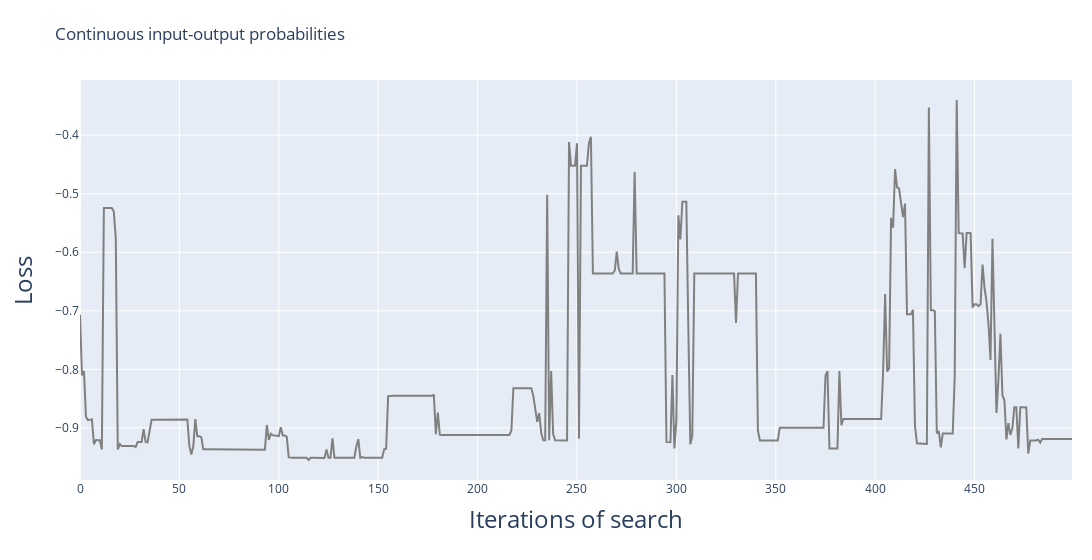
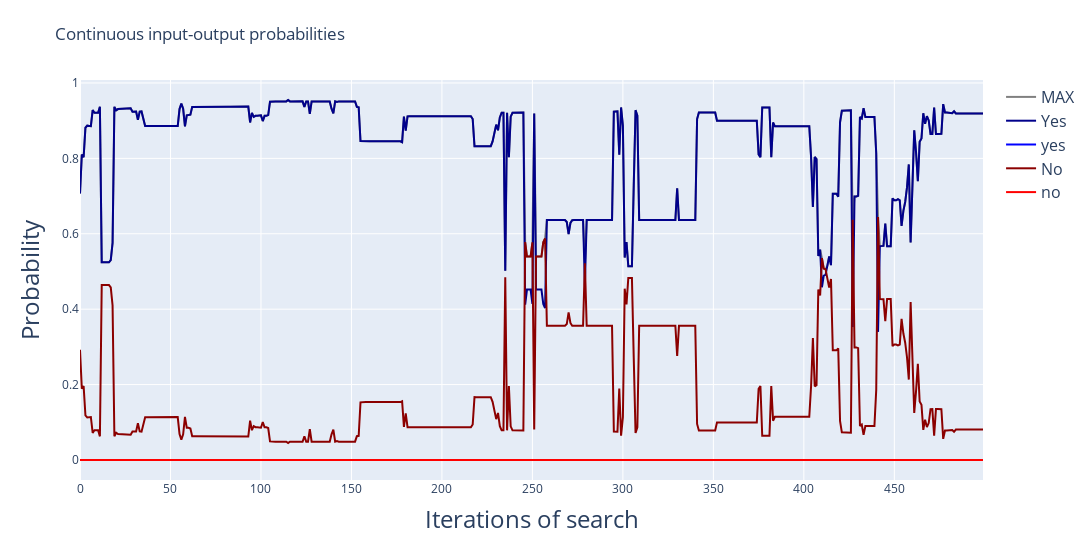
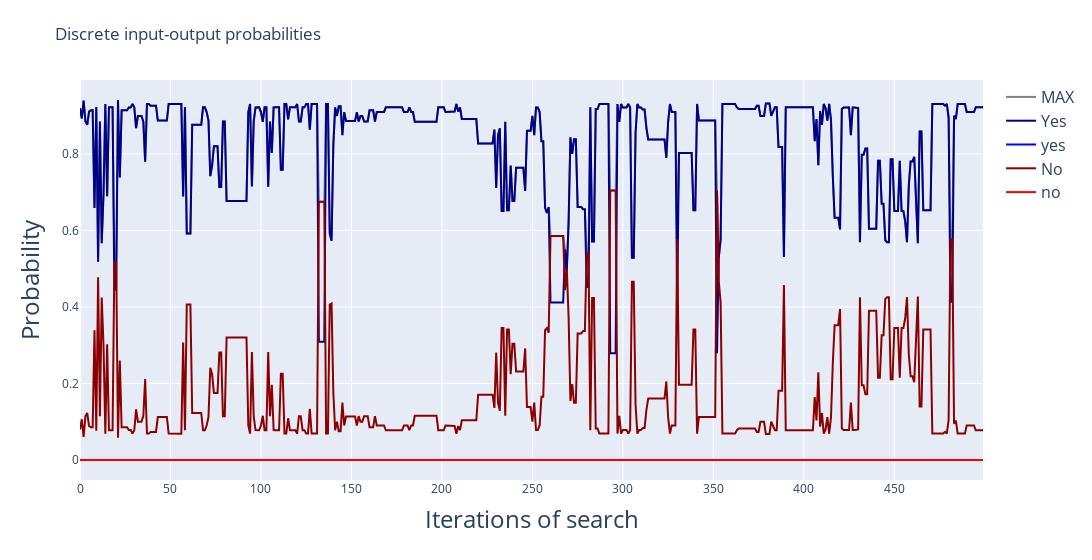

Notebook code for these charts, in order:
### Code cell
import plotly.graph_objects as go

# Extract the data
data = results[0]["analysis_stats"]
pred_tokens = results[0]["pred_tokens_history"]
output_tokens = results[0]["output_tokens_hard_history"]

# Create the figure
fig = go.Figure()

# Different shades of blue and red
blue_shades = ['darkblue', 'blue', 'dodgerblue', 'lightblue', 'skyblue']
red_shades = ['darkred', 'red', 'crimson', 'lightcoral', 'salmon']

# Counters for shades
blue_idx = 0
red_idx = 0

# Add a line for each key with color based on pos/neg strings
for idx, key in enumerate(data.keys()):
    if key != "LOSS":
        continue
    if key in cfg.judge_pos_strings:
        color = blue_shades[blue_idx % len(blue_shades)]
        blue_idx += 1
    elif key in cfg.judge_neg_strings:
        color = red_shades[red_idx % len(red_shades)]
        red_idx += 1
    else:
        color = 'gray'  # fallback for keys not in either list
    
    # Only add custom hover text to the first line
    if idx == 0:
        hover_text = [
            f"{key}: {data[key][i]:.4f}<br>pred_tokens: {pred_tokens[i]}<br>output_tokens_hard: {output_tokens[i]}"
            for i in range(len(data[key]))
        ]
        fig.add_trace(go.Scatter(
            y=data[key],
            mode='lines',
            name=key,
            line=dict(color=color),
            hovertemplate='%{text}<extra></extra>',
            text=hover_text
        ))
    else:
        fig.add_trace(go.Scatter(
            y=data[key],
            mode='lines',
            name=key,
            line=dict(color=color)
        ))

# Update layout
fig.update_layout(
    xaxis_title="Iterations of search",
    yaxis_title="Loss",
    title="Continuous input-output probabilities",
    hovermode='x unified',
    width=1200,
    margin=dict(l=80, r=20, t=80, b=80),
    xaxis=dict(title_font=dict(size=24)),
    yaxis=dict(title_font=dict(size=24)),
    legend=dict(font=dict(size=16))
)

fig.show()

# Extract the data
data = results[0]["analysis_stats"]
pred_tokens = results[0]["pred_tokens_history"]
output_tokens = results[0]["output_tokens_hard_history"]

# Create the figure
fig = go.Figure()

# Different shades of blue and red
blue_shades = ['darkblue', 'blue', 'dodgerblue', 'lightblue', 'skyblue']
red_shades = ['darkred', 'red', 'crimson', 'lightcoral', 'salmon']

# Counters for shades
blue_idx = 0
red_idx = 0

# Add a line for each key with color based on pos/neg strings
for idx, key in enumerate(data.keys()):
    if key in cfg.judge_pos_strings:
        color = blue_shades[blue_idx % len(blue_shades)]
        blue_idx += 1
    elif key in cfg.judge_neg_strings:
        color = red_shades[red_idx % len(red_shades)]
        red_idx += 1
    else:
        if key == "LOSS":
            continue
        color = 'gray'  # fallback for keys not in either list
    
    # Only add custom hover text to the first line
    if idx == 0:
        hover_text = [
            f"{key}: {data[key][i]:.4f}<br>pred_tokens: {pred_tokens[i]}<br>output_tokens_hard: {output_tokens[i]}"
            for i in range(len(data[key]))
        ]
        fig.add_trace(go.Scatter(
            y=data[key],
            mode='lines',
            name=key,
            line=dict(color=color),
            hovertemplate='%{text}<extra></extra>',
            text=hover_text
        ))
    else:
        fig.add_trace(go.Scatter(
            y=data[key],
            mode='lines',
            name=key,
            line=dict(color=color)
        ))

# Update layout
fig.update_layout(
    xaxis_title="Iterations of search",
    yaxis_title="Probability",
    title="Continuous input-output probabilities",
    hovermode='x unified',
    width=1200,
    margin=dict(l=80, r=20, t=80, b=80),
    xaxis=dict(title_font=dict(size=24)),
    yaxis=dict(title_font=dict(size=24)),
    legend=dict(font=dict(size=16))
)

fig.show()

# Extract the data
data = results[0]["analysis_stats_hard"]
pred_tokens = results[0]["pred_tokens_history"]
output_tokens = results[0]["output_tokens_hard_history"]

# Create the figure
fig = go.Figure()

# Different shades of blue and red
blue_shades = ['darkblue', 'blue', 'dodgerblue', 'lightblue', 'skyblue']
red_shades = ['darkred', 'red', 'crimson', 'lightcoral', 'salmon']

# Counters for shades
blue_idx = 0
red_idx = 0

# Add a line for each key with color based on pos/neg strings
for idx, key in enumerate(data.keys()):
    if key in cfg.judge_pos_strings:
        color = blue_shades[blue_idx % len(blue_shades)]
        blue_idx += 1
    elif key in cfg.judge_neg_strings:
        color = red_shades[red_idx % len(red_shades)]
        red_idx += 1
    else:
        color = 'gray'  # fallback for keys not in either list
    
    # Only add custom hover text to the first line
    if idx == 0:
        hover_text = [
            f"{key}: {data[key][i]:.4f}<br>pred_tokens: {pred_tokens[i]}<br>output_tokens_hard: {output_tokens[i]}"
            for i in range(len(data[key]))
        ]
        fig.add_trace(go.Scatter(
            y=data[key],
            mode='lines',
            name=key,
            line=dict(color=color),
            hovertemplate='%{text}<extra></extra>',
            text=hover_text
        ))
    else:
        fig.add_trace(go.Scatter(
            y=data[key],
            mode='lines',
            name=key,
            line=dict(color=color)
        ))

# Update layout
fig.update_layout(
    xaxis_title="Iterations of search",
    yaxis_title="Probability",
    title="Discrete input-output probabilities",
    hovermode='x unified',
    width=1200,
    margin=dict(l=80, r=20, t=80, b=80),
    xaxis=dict(title_font=dict(size=24)),
    yaxis=dict(title_font=dict(size=24)),
    legend=dict(font=dict(size=16))
)

fig.show()

### Figure 1 — Plotly figure (JSON) as saved in the notebook; plotly's stock layout.template omitted (floating-point values rounded to 4 significant figures; data arrays with more than 128 entries replaced by an {"elided": "..."} marker saying what was removed)
{"data": [{"line": {"color": "gray"}, "mode": "lines", "name": "LOSS", "type": "scatter", "y": {"elided": "500 float values"}}], "layout": {"hovermode": "x unified", "legend": {"font": {"size": 16}}, "margin": {"b": 80, "l": 80, "r": 20, "t": 80}, "title": {"text": "Continuous input-output probabilities"}, "width": 1200, "xaxis": {"title": {"font": {"size": 24}, "text": "Iterations of search"}}, "yaxis": {"title": {"font": {"size": 24}, "text": "Loss"}}}}

### Figure 2 — Plotly figure (JSON) as saved in the notebook; plotly's stock layout.template omitted (floating-point values rounded to 4 significant figures; data arrays with more than 128 entries replaced by an {"elided": "..."} marker saying what was removed)
{"data": [{"hovertemplate": "%{text}<extra></extra>", "line": {"color": "gray"}, "mode": "lines", "name": "MAX", "text": {"elided": "500 str values"}, "type": "scatter", "y": {"elided": "500 float values"}}, {"line": {"color": "darkblue"}, "mode": "lines", "name": "Yes", "type": "scatter", "y": {"elided": "500 float values"}}, {"line": {"color": "blue"}, "mode": "lines", "name": "yes", "type": "scatter", "y": {"elided": "500 float values"}}, {"line": {"color": "darkred"}, "mode": "lines", "name": "No", "type": "scatter", "y": {"elided": "500 float values"}}, {"line": {"color": "red"}, "mode": "lines", "name": "no", "type": "scatter", "y": {"elided": "500 float values"}}], "layout": {"hovermode": "x unified", "legend": {"font": {"size": 16}}, "margin": {"b": 80, "l": 80, "r": 20, "t": 80}, "title": {"text": "Continuous input-output probabilities"}, "width": 1200, "xaxis": {"title": {"font": {"size": 24}, "text": "Iterations of search"}}, "yaxis": {"title": {"font": {"size": 24}, "text": "Probability"}}}}

### Figure 3 — Plotly figure (JSON) as saved in the notebook; plotly's stock layout.template omitted (floating-point values rounded to 4 significant figures; data arrays with more than 128 entries replaced by an {"elided": "..."} marker saying what was removed)
{"data": [{"hovertemplate": "%{text}<extra></extra>", "line": {"color": "gray"}, "mode": "lines", "name": "MAX", "text": {"elided": "500 str values"}, "type": "scatter", "y": {"elided": "500 float values"}}, {"line": {"color": "darkblue"}, "mode": "lines", "name": "Yes", "type": "scatter", "y": {"elided": "500 float values"}}, {"line": {"color": "blue"}, "mode": "lines", "name": "yes", "type": "scatter", "y": {"elided": "500 float values"}}, {"line": {"color": "darkred"}, "mode": "lines", "name": "No", "type": "scatter", "y": {"elided": "500 float values"}}, {"line": {"color": "red"}, "mode": "lines", "name": "no", "type": "scatter", "y": {"elided": "500 float values"}}], "layout": {"hovermode": "x unified", "legend": {"font": {"size": 16}}, "margin": {"b": 80, "l": 80, "r": 20, "t": 80}, "title": {"text": "Discrete input-output probabilities"}, "width": 1200, "xaxis": {"title": {"font": {"size": 24}, "text": "Iterations of search"}}, "yaxis": {"title": {"font": {"size": 24}, "text": "Probability"}}}}
